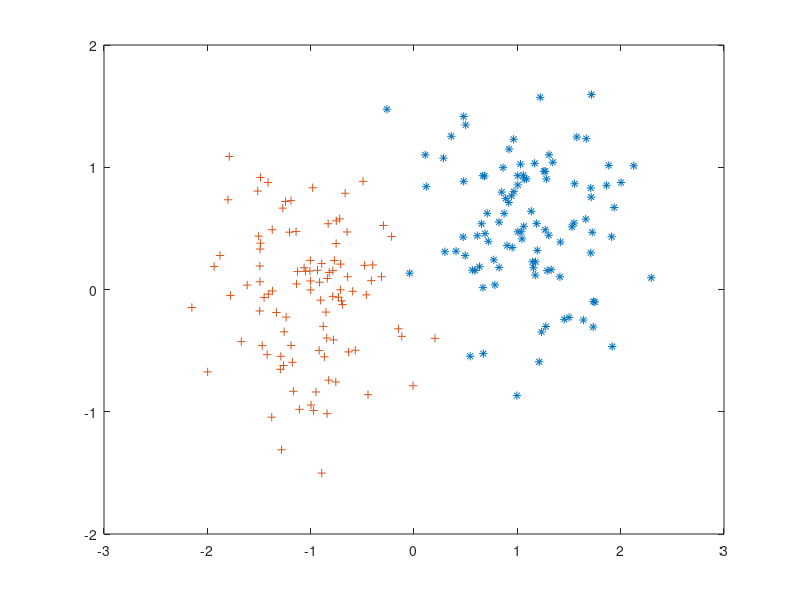

Write the MATLAB code that produced this figure.
clear
%Input data
classA(1,:) = randn(1,100) .* 0.5 + 1.0;
classA(2,:) = randn(1,100) .* 0.5 + 0.5;
classB(1,:) = randn(1,100) .* 0.5 - 1.0;
classB(2,:) = randn(1,100) .* 0.5 + 0.0;
patterns = [classA, classB];

%Correct answers
targets=ones(1,200);
targets(:,101:200)=-1;

%set data to random order
permute = randperm(200);
patterns = patterns(:, permute);
targets = targets(:, permute);

%%{
plot(patterns(1, find(targets>0)), ...
patterns(2, find(targets>0)), '*', ...
patterns(1, find(targets<0)), ...
patterns(2, find(targets<0)), '+');
%}
